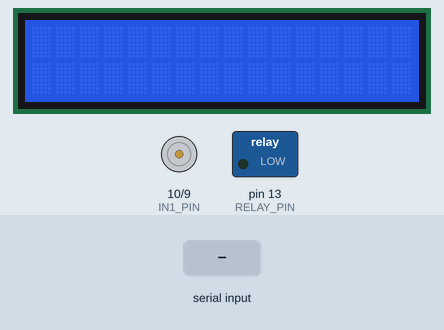
Recording of a sketch running on a simulated Arduino Uno, built with avr-gcc and run on an emulated ATmega328P. Parts: 16×2 character LCD, motor-driver pin pairs drawn as motors (green arrow = first pin HIGH = forward, orange = second pin HIGH = backward, longer = more drive, scaled by the enable pin), switched loads named in the sketch (green lamp = pin HIGH). Inputs (shaded band) come from the test bench.

Above: at 1.2 s.
1.3 s: "90,45,200\n" received over Serial
At 1.8 s:
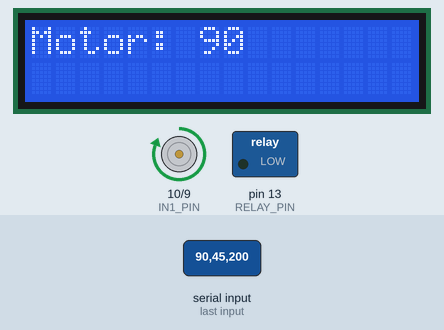
2.8 s: "200\n" received over Serial
At 3.9 s:
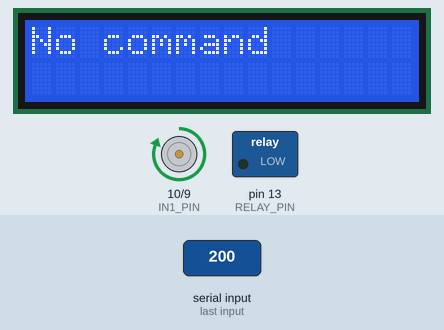
4.3 s: "30,150,10\n" received over Serial
At 5.3 s:
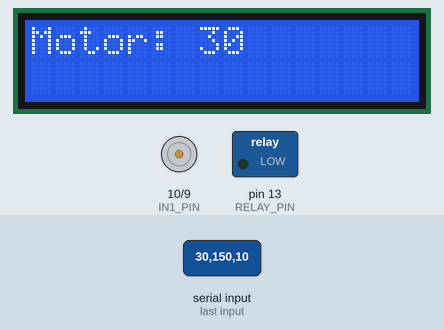
5.8 s: "90,45\n" received over Serial
At 6.3 s:
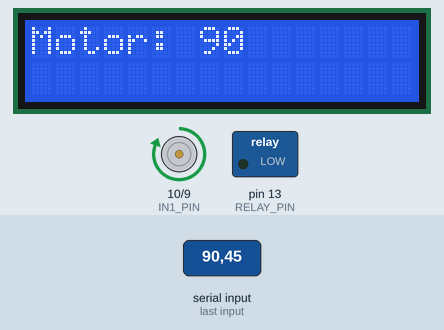
7.3 s: "30,150\n" received over Serial
At 8.6 s:
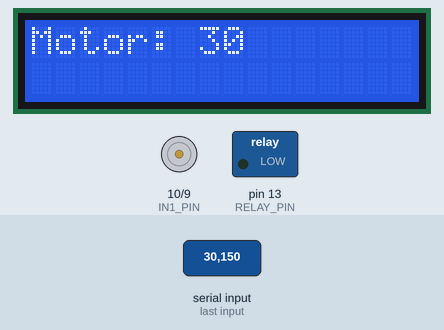
Timing chart, 0 to 9.8 s (numbered marks = the images above; inputs shaded):
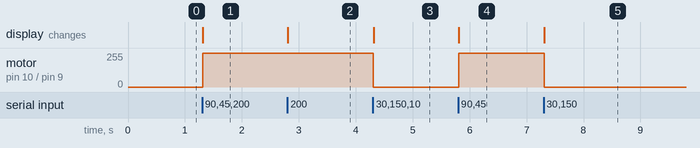

The sketch:

main.ino
```cpp
#include <Arduino.h>
#include <LiquidCrystal.h>
#include <stdio.h>
#include <string.h>

#include "lamp.h"
#include "dc_motor.h"

#define BAUD_RATE 9600
#define LCD_WIDTH 16
#define LCD_LENGTH 2

const int RS = A5, EN = A4, D4 = A3, D5 = A2, D6 = A1, D7 = A0;
LiquidCrystal lcd(RS, EN, D4, D5, D6, D7);

int my_putChar(char ch, FILE * f) {
  return Serial.write(ch);
}
char my_getChar(FILE * f) {
  while(!Serial.available()) {
  }
  return Serial.read();
}

void setup() {
  Serial.begin(BAUD_RATE);
  FILE *my_stream = fdevopen(my_putChar, my_getChar);
  stdin = stdout = my_stream;

  lcd.begin(LCD_WIDTH, LCD_LENGTH);
  lamp_init();
  motor_init();
}

char cmd[64] = "";

void loop() {
  // if (Serial.available()) {
  //   char incomingByte;
  //   scanf("%c", &incomingByte);

  //   if (incomingByte == ' ') {
  //     processCommand();
  //   } else {
  //     strncat(commandString, &incomingByte, 1);
  //   }
  // }
  scanf("%s", cmd);
  execute();
}

void execute() {
  if (strcmp(cmd, "on") == 0) {
    lamp_on();
    lcd.setCursor(0, 0);
    lcd.print("Relay:TURNED ON ");
  } else if (strcmp(cmd, "off") == 0) {
    lamp_off();
    lcd.setCursor(0, 0);
    lcd.print("Relay:TURNED OFF     ");
  } else if (atoi(cmd) >= -100 && atoi(cmd) <= 100) {
    int command = atoi(cmd);

    motor_set_pow(command);
    if (command > 0) {
      motor_pow_up();
      lcd.setCursor(0, 0);
      lcd.print("Motor: " + String(command) + "      ");
    } else if (command < 0) {
      motor_pow_down();
      lcd.setCursor(0, 0);
      lcd.print("Motor: " + String(command) + "      ");
    }
  } else {
    lcd.clear();
    lcd.setCursor(0, 0);
    lcd.print("No command");
  }

  memset(cmd, 0, sizeof(cmd));
}
```

dc_motor.cpp
```cpp
#include "dc_motor.h"
#include "l298.h"
#include <Arduino.h>

void motor_init(void) {
  l298_init();
}

void motor_pow_up() {
  l298_IN1_HIGH();
  l298_IN2_LOW();
}

void motor_pow_down() {
  l298_IN1_LOW();
  l298_IN2_HIGH();
}


int motor_set_pow(int motor_power) {
  int speed = map(abs(motor_power), 0, 100, 0, 255);
  l298_set_ENA(speed);
}

void motor_stop(void) {
  l298_IN1_LOW();
  l298_IN2_LOW();
}
```

dc_motor.h
```cpp
#ifndef DC_MOTOR_H
#define DC_MOTOR_H

#define MOTOR_MAX_POWER 100

void motor_init(void);
void motor_pow_up();
void motor_pow_down();
int motor_set_pow(int motor_power);
void motor_stop(void);

#endif
```

l298.cpp
```cpp
#include "l298.h"
#include <Arduino.h>

void l298_init(void) {
  pinMode(IN1_PIN, OUTPUT);
  pinMode(IN2_PIN, OUTPUT);
  pinMode(ENA_PIN, OUTPUT);

}

void l298_set_ENA(int speed) {
  analogWrite(ENA_PIN, speed);
}

void l298_IN1_HIGH(void) {
  digitalWrite(IN1_PIN, HIGH);
}

void l298_IN1_LOW(void) {
  digitalWrite(IN1_PIN, LOW);
}

void l298_IN2_HIGH(void) {
  digitalWrite(IN2_PIN, HIGH);
}

void l298_IN2_LOW(void) {
  digitalWrite(IN2_PIN, LOW);
}
```

l298.h
```cpp
#ifndef L298_H
#define L298_H

#define IN1_PIN 10
#define IN2_PIN 9
#define ENA_PIN 8

void l298_init(void);
void l298_set_ENA(int speed);
void l298_IN1_HIGH(void);
void l298_IN1_LOW(void);
void l298_IN2_HIGH(void);
void l298_IN2_LOW(void);

#endif
```

lamp.cpp
```cpp
#include "lamp.h"
#include "relay.h"

void lamp_init(void) {
  relay_init();
}

void lamp_on(void) {
  relay_on();
}

void lamp_off(void) {
  relay_off();
}
```

lamp.h
```cpp
#ifndef LAMP_H
#define LAMP_H

void lamp_init(void);
void lamp_on(void);
void lamp_off(void);

#endif
```

relay.cpp
```cpp
#include "relay.h"
#include <Arduino.h>

void relay_init(void) {
  pinMode(RELAY_PIN, OUTPUT);
}

void relay_on(void) {
  digitalWrite(RELAY_PIN, HIGH);
}

void relay_off(void) {
  digitalWrite(RELAY_PIN, LOW);
}
```

relay.h
```cpp
#ifndef RELAY_H
#define RELAY_H

#define RELAY_PIN 13

void relay_init(void);
void relay_on(void);
void relay_off(void);


#endif
```

Measured:
- after the input at 1.3 s, motor on pin 10 (IN1_PIN) / pin 9 (IN2_PIN): stopped → forward 255/255 at once; the display: changes at once (image 1)
- after the input at 2.8 s, the display: changes at once (image 2)
- after the input at 4.3 s, motor on pin 10 (IN1_PIN) / pin 9 (IN2_PIN): forward 255/255 → stopped at once; the display: changes at once (image 3)
- after the input at 5.8 s, motor on pin 10 (IN1_PIN) / pin 9 (IN2_PIN): stopped → forward 255/255 at once; the display: changes at once (image 4)
- after the input at 7.3 s, motor on pin 10 (IN1_PIN) / pin 9 (IN2_PIN): forward 255/255 → stopped at once; the display: changes at once (image 5)
